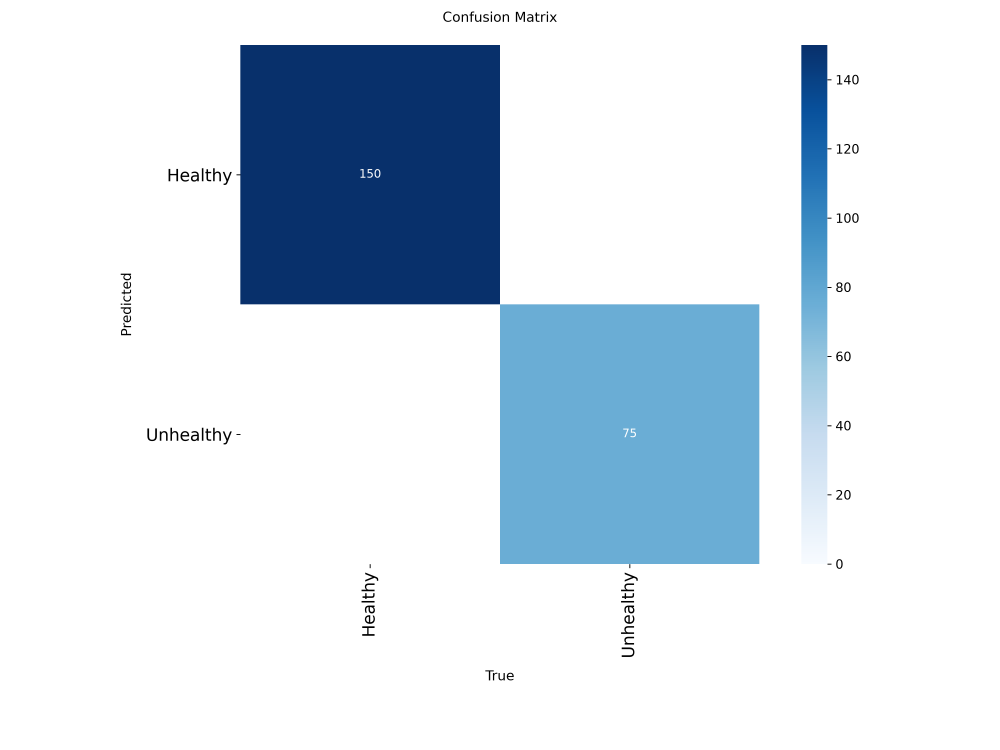
#> input picture training/runs/stage1_final/confusion_matrix.png, 3000 x 2250 px (shown at 1/3 size)
$ python -i svm_baseline_stage1.py   (imports and definitions only)   (older library calls are emulated)
#> lines starting #> are read from the running program, lines starting #| are printed output that depends on the picture; after the words box and inside, x2 and y2 are one past the last pixel; in counts of white or black regions, pixels touching at a corner belong together
from pathlib import Path
import json
import math

import cv2
import numpy as np
import pandas as pd
import matplotlib.pyplot as plt

from sklearn.svm import SVC
from sklearn.preprocessing import StandardScaler
from sklearn.metrics import (
    accuracy_score,
    precision_recall_fscore_support,
    confusion_matrix,
)
from sklearn.pipeline import Pipeline


# ============================================================
# PROJECT PATHS
# ============================================================

PROJECT_ROOT = Path(
    r"C:\Users\saiar\Pictures\cardava_thesis"
)

DATASET_DIR = (
    PROJECT_ROOT
    / "dataset"
    / "stage1_cls"
)

TRAIN_DIR = DATASET_DIR / "train"
VAL_DIR = DATASET_DIR / "val"
TEST_DIR = DATASET_DIR / "test"

OUT_DIR = (
    PROJECT_ROOT
    / "runs"
    / "stage1_svm_baseline"
)


# ============================================================
# DATASET SETTINGS
# ============================================================

EXPECTED_COUNTS = {
    "train": {
        "Healthy": 700,
        "Unhealthy": 350,
    },
    "val": {
        "Healthy": 150,
        "Unhealthy": 75,
    },
    "test": {
        "Healthy": 150,
        "Unhealthy": 75,
    },
}

IMAGE_SIZE = (224, 224)

IMAGE_EXTENSIONS = {
    ".jpg",
    ".jpeg",
    ".png",
    ".bmp",
    ".webp",
}


# ============================================================
# SVM SEARCH SPACE
# ============================================================

C_VALUES = [
    0.1,
    1.0,
    10.0,
    100.0,
]

KERNELS = [
    "linear",
    "rbf",
]

GAMMA_VALUES = [
    "scale",
    0.01,
]

CLASS_WEIGHT_VALUES = [
    None,
    "balanced",
]


# ============================================================
# FEATURE EXTRACTION SETTINGS
# ============================================================

FOREGROUND_THRESHOLD = 8

LBP_BINS = 256


# ============================================================
# HELPERS
# ============================================================

# [56 lines left out: functions get_images, verify_split, not called in this run]


# ============================================================
# LBP FEATURE
# ============================================================

def calculate_lbp(gray):

    """
    Basic 8-neighbor Local Binary Pattern.
    Produces a 256-bin normalized histogram.
    """

    padded = cv2.copyMakeBorder(
        gray,
        1,
        1,
        1,
        1,
        cv2.BORDER_REFLECT
    )

    center = padded[
        1:-1,
        1:-1
    ]

    neighbors = [
        padded[0:-2, 0:-2],
        padded[0:-2, 1:-1],
        padded[0:-2, 2:],
        padded[1:-1, 2:],
        padded[2:, 2:],
        padded[2:, 1:-1],
        padded[2:, 0:-2],
        padded[1:-1, 0:-2],
    ]

    lbp = np.zeros_like(
        gray,
        dtype=np.uint8
    )

    for bit, neighbor in enumerate(
        neighbors
    ):
        lbp |= (
            (neighbor >= center).astype(
                np.uint8
            )
            << bit
        )

    histogram, _ = np.histogram(
        lbp.ravel(),
        bins=256,
        range=(0, 256)
    )

    histogram = (
        histogram.astype(np.float32)
        / max(
            histogram.sum(),
            1
        )
    )

    return histogram


# ============================================================
# HANDCRAFTED COLOR + TEXTURE FEATURES
# ============================================================

def extract_features(image_path):

#> called with image_path = 'runs/stage1_final/confusion_matrix.png'
    image = cv2.imread(
        str(image_path)
    )
#> image is the input picture: shape (2250, 3000, 3); mean B, G, R 236.3, 226.7, 216.2

    if image is None:
        raise ValueError(
            f"Could not read image:\n"
            f"{image_path}"
        )

    # Resize to the same spatial size used by Stage 1.
    image = cv2.resize(
        image,
        IMAGE_SIZE,
        interpolation=cv2.INTER_AREA
    )
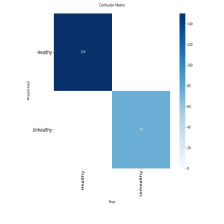
#> image: shape (224, 224, 3); mean B, G, R 236.3, 226.7, 216.2

    # OpenCV BGR -> RGB
    rgb = cv2.cvtColor(
        image,
        cv2.COLOR_BGR2RGB
    )

    # RGB -> HSV
    hsv = cv2.cvtColor(
        image,
        cv2.COLOR_BGR2HSV
    )
#> hsv: shape (224, 224, 3); mean H, S, V 21.5, 34.7, 236.3

    gray = cv2.cvtColor(
        image,
        cv2.COLOR_BGR2GRAY
    )
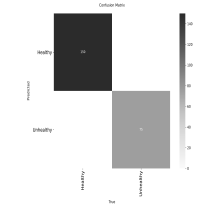
#> gray: shape (224, 224); min 43, max 255, mean 224.7

    # --------------------------------------------------------
    # Foreground mask
    #
    # Stage 1 images are masked RGB images with a black
    # background. Exclude near-black background pixels.
    # --------------------------------------------------------

    foreground = (
        np.max(rgb, axis=2)
        > FOREGROUND_THRESHOLD
    )
#> foreground: shape (224, 224) bool; every value is 1

    if foreground.sum() < 10:
        foreground = np.ones(
            gray.shape,
            dtype=bool
        )

    # ========================================================
    # COLOR FEATURES
    # ========================================================

    features = []

    for channel_index in range(3):

        values = rgb[
            :, :, channel_index
        ][foreground].astype(
            np.float32
        )

        features.append(
            float(values.mean())
        )

        features.append(
            float(values.std())
        )
#> after the loop, features = [216.2, 80.03, 226.7, 62.22, 236.3, 43.43]

    for channel_index in range(3):

        values = hsv[
            :, :, channel_index
        ][foreground].astype(
            np.float32
        )

        features.append(
            float(values.mean())
        )

        features.append(
            float(values.std())
        )
#> after the loop, features = [216.2, 80.03, 226.7, 62.22, 236.3, 43.43, 21.54, 42.27, 34.73, 74.48, 236.3, 43.43]

    # HSV histogram
    histogram_bins = 16

    for channel_index in range(3):

        values = hsv[
            :, :, channel_index
        ][foreground]

        if channel_index == 0:
            hist_range = (0, 180)
        else:
            hist_range = (0, 256)

        histogram, _ = np.histogram(
            values,
            bins=histogram_bins,
            range=hist_range
        )

        histogram = (
            histogram.astype(
                np.float32
            )
            / max(
                histogram.sum(),
                1
            )
        )

        features.extend(
            histogram.tolist()
        )
#> this loop made 3 passes
#> histogram on pass 1: [39821, 0, 0, 0, 0, 0, 0, 0, 4839, 5514, 2, 0, 0, 0, 0, 0]
#> after the loop, features = 60 values, max 236.3 at index 4, min 0 at index 13, mean 22.01

    # ========================================================
    # TEXTURE FEATURES
    # ========================================================

    gray_values = gray[
        foreground
    ].astype(
        np.float32
    )

    # Basic grayscale statistics
    features.append(
        float(gray_values.mean())
    )

    features.append(
        float(gray_values.std())
    )

    # Sobel edge magnitude
    sobel_x = cv2.Sobel(
        gray,
        cv2.CV_32F,
        1,
        0,
        ksize=3
    )

    sobel_y = cv2.Sobel(
        gray,
        cv2.CV_32F,
        0,
        1,
        ksize=3
    )

    magnitude = cv2.magnitude(
        sobel_x,
        sobel_y
    )
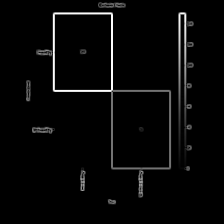
#> magnitude: shape (224, 224) float32; min 0, max 854.5, mean 23.6; drawn with min black and max white

    edge_values = magnitude[
        foreground
    ]

    features.append(
        float(edge_values.mean())
    )

    features.append(
        float(edge_values.std())
    )

    # Laplacian variance
    laplacian = cv2.Laplacian(
        gray,
        cv2.CV_32F
    )
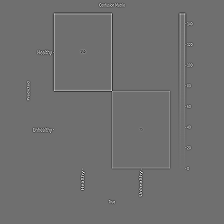
#> laplacian: shape (224, 224) float32; min -393, max 504, mean 0; drawn with min black and max white

    lap_values = laplacian[
        foreground
    ]

    features.append(
        float(lap_values.var())
    )

    # LBP texture histogram
    lbp_hist = calculate_lbp(
        gray
    )
#> in calculate_lbp, `padded = cv2.copyMakeBorder( gray, 1, 1, 1, 1, cv2.BORDER_REFLECT )`:
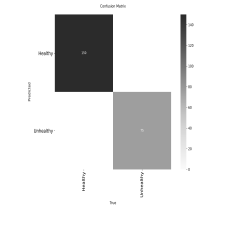
#> padded: shape (226, 226); min 43, max 255, mean 225.2
#> the loop in calculate_lbp, `for bit, neighbor in enumerate( neighbors ):` made 8 passes
#> pass 1, in calculate_lbp, `lbp |= ( (neighbor >= center).astype( np.uint8 ) << bit )`:
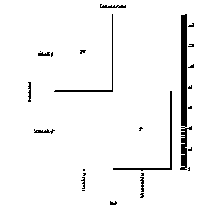
#> lbp: shape (224, 224); values 0 (black) and 1 (white), 96.4% white; 26 black regions (16 under 20 px), largest, box (x1, y1, x2, y2) and area: (180, 14, 192, 170) 908, (113, 91, 172, 171) 274, (54, 14, 113, 92) 193
#> after the loop in calculate_lbp, `for bit, neighbor in enumerate(`:
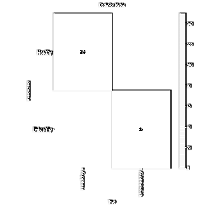
#> lbp: shape (224, 224); min 0, max 255, mean 249.9
#> in calculate_lbp, `histogram, _ = np.histogram( lbp.ravel(), bins=256, range=(0, 256) )`: histogram = 256 values, max 46757 at index 255, min 0 at index 4, mean 196
#> in calculate_lbp, `histogram = ( histogram.astype(np.float32) / max( histogram.sum(), 1 ) )`: histogram = 256 values, max 0.932 at index 255, min 0 at index 4, mean 0.00391
#> lbp_hist has the same summary as histogram in calculate_lbp

    features.extend(
        lbp_hist.tolist()
    )

    return np.asarray(
        features,
        dtype=np.float32
    )


# ============================================================
# EXTRACT SPLIT
# ============================================================

# [878 lines left out: functions extract_split, save_feature_cache, run_validation_search, evaluate_final_test, save_confusion_plot, main, not called in this run]


# [2 lines not run here, left out]

>>> result = extract_features('runs/stage1_final/confusion_matrix.png')
#> result = 321 values, max 731.2 at index 64, min 0 at index 13, mean 7.7
